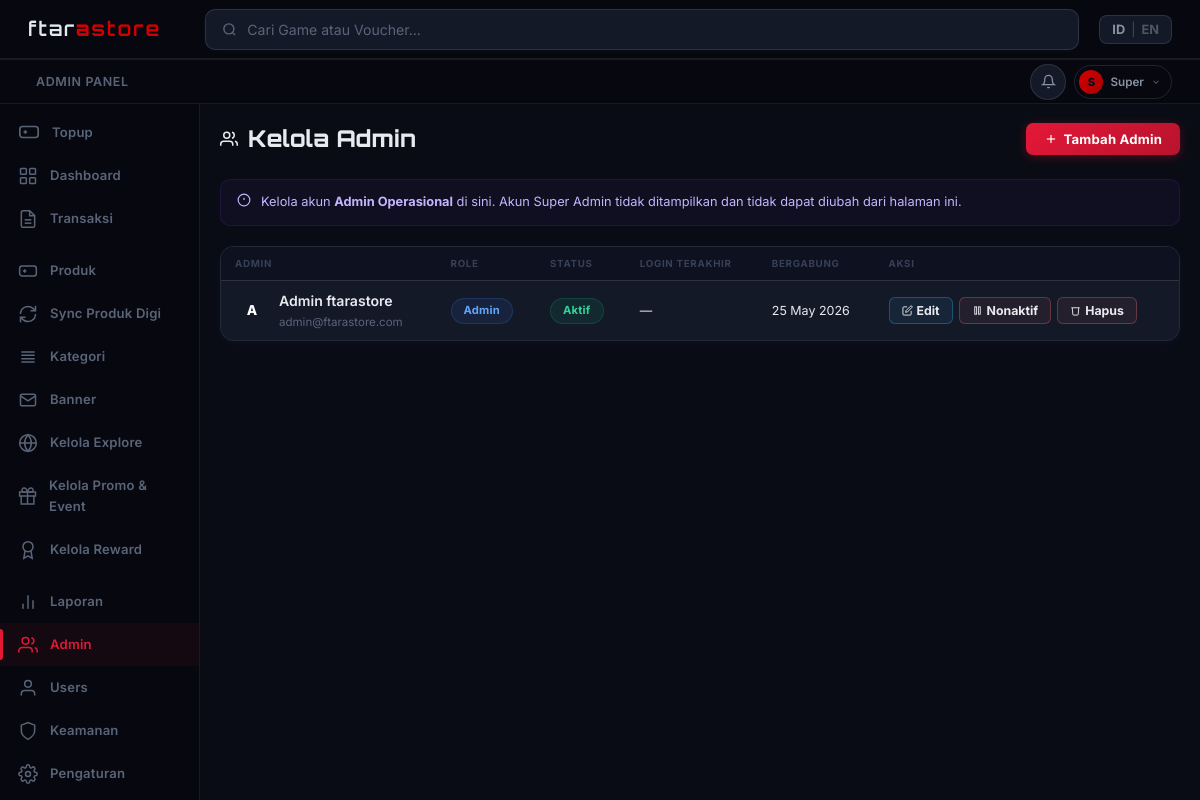
Page /admin/admins.php (signed in) on the committed database.
### tables this page shows
CREATE TABLE users (
    id                  BIGINT UNSIGNED AUTO_INCREMENT PRIMARY KEY,
    name                VARCHAR(100)  NOT NULL,
    email               VARCHAR(150)  NOT NULL UNIQUE,
    phone               VARCHAR(20)   NULL,
    password            VARCHAR(255)  NOT NULL,
    role                ENUM('user','admin','super_admin') NOT NULL DEFAULT 'user',
    is_active           TINYINT(1)    NOT NULL DEFAULT 1,
    is_verified         TINYINT(1)    NOT NULL DEFAULT 0,
    email_verified_at   TIMESTAMP     NULL,
    email_verify_token  VARCHAR(64)   NULL,
    two_fa_secret       VARCHAR(64)   NULL COMMENT 'TOTP secret key',
    two_fa_enabled      TINYINT(1)    NOT NULL DEFAULT 0,
    two_fa_backup_codes TEXT          NULL COMMENT 'JSON backup codes',
    password_changed_at TIMESTAMP     NULL,
    last_login_at       TIMESTAMP     NULL,
    last_login_ip       VARCHAR(45)   NULL,
    failed_login_count  INT           NOT NULL DEFAULT 0,
    locked_until        TIMESTAMP     NULL COMMENT 'Account lockout',
    created_at          TIMESTAMP     NOT NULL DEFAULT CURRENT_TIMESTAMP,
    updated_at          TIMESTAMP     NOT NULL DEFAULT CURRENT_TIMESTAMP ON UPDATE CURRENT_TIMESTAMP
);

### config/database.php (called while the page is built, shortened)
<?php
function db(): PDO {
    static $pdo = null;
    if ($pdo === null) {
        $dsn = "mysql:host=" . DB_HOST . ";dbname=" . DB_NAME . ";charset=" . DB_CHARSET;
        $options = [
            PDO::ATTR_ERRMODE            => PDO::ERRMODE_EXCEPTION,
            PDO::ATTR_DEFAULT_FETCH_MODE => PDO::FETCH_ASSOC,
            PDO::ATTR_EMULATE_PREPARES   => false,
        ];
        try {
            $pdo = new PDO($dsn, DB_USER, DB_PASS, $options);
        } catch (PDOException $e) {
            http_response_code(500);
            die(json_encode(['error' => 'Database connection failed']));
        }
    }
    return $pdo;
}

### admin/admins.php (the view, shortened to what this page needs)
<?php
$admins = db()->query("SELECT id,name,email,role,is_active,last_login_at,created_at FROM users WHERE role='admin' ORDER BY name ASC")->fetchAll();
include __DIR__.'/../includes/header.php';
?>
<div class="admin-wrap">
<div class="admin-main">
  <div style="display:flex;justify-content:space-between;align-items:center;margin-bottom:22px;">
    <div class="admin-title" style="margin:0;display:flex;align-items:center;gap:10px;">
      <svg width="18" height="18" fill="none" stroke="currentColor" stroke-width="2" viewBox="0 0 24 24"><path d="M17 21v-2a4 4 0 0 0-4-4H5a4 4 0 0 0-4 4v2"/><circle cx="9" cy="7" r="4"/><path d="M23 21v-2a4 4 0 0 0-3-3.87M16 3.13a4 4 0 0 1 0 7.75"/></svg>
      Kelola Admin
    </div>
    <button class="btn-gold" data-modal-open="modal-add" style="padding:9px 20px;font-size:.88rem;display:flex;align-items:center;gap:7px;">
      <svg width="14" height="14" fill="none" stroke="currentColor" stroke-width="2" viewBox="0 0 24 24"><line x1="12" y1="5" x2="12" y2="19"/><line x1="5" y1="12" x2="19" y2="12"/></svg>
      Tambah Admin
    </button>
  </div>
  <div style="background:rgba(124,58,237,.06);border:1px solid rgba(124,58,237,.15);border-radius:var(--r);padding:12px 16px;margin-bottom:20px;font-size:.8rem;color:#c4b5fd;display:flex;gap:10px;">
    <svg width="14" height="14" fill="none" stroke="currentColor" stroke-width="2" viewBox="0 0 24 24" style="flex-shrink:0;margin-top:1px;"><circle cx="12" cy="12" r="10"/><line x1="12" y1="8" x2="12" y2="12"/><line x1="12" y1="16" x2="12.01" y2="16"/></svg>
    <span>Kelola akun <strong>Admin Operasional</strong> di sini. Akun Super Admin tidak ditampilkan dan tidak dapat diubah dari halaman ini.</span>
  </div>
  <div class="admin-card">
    <div class="table-wrap">
      <table class="dtable">
        <thead><tr><th>Admin</th><th>Role</th><th>Status</th><th>Login Terakhir</th><th>Bergabung</th><th>Aksi</th></tr></thead>
        <tbody>
        <?php if(empty($admins)): ?>
        <tr><td colspan="6" style="text-align:center;padding:40px;color:var(--t3);">Belum ada admin.</td></tr>
        <?php else: foreach($admins as $a):
          $isSelf = $a['id']==$_SESSION['user_id'];
        ?>
        <tr>
          <td>
            <div style="display:flex;align-items:center;gap:10px;">
              <div style="width:34px;height:34px;border-radius:8px;display:flex;align-items:center;justify-content:center;flex-shrink:0;font-weight:800;font-size:.85rem;
                <?=$a['role']==='super_admin'?'background:linear-gradient(135deg,#f59e0b,#d97706);color:#0a0817;':'background:linear-gradient(135deg,var(--violet),var(--violet2));color:#fff;'?>">
                <?=strtoupper(substr($a['name'],0,1))?>
              </div>
              <div>
                <div style="font-weight:600;font-size:.88rem;"><?=htmlspecialchars($a['name'])?> </div>
                <div style="font-size:.72rem;color:var(--t3);"><?=htmlspecialchars($a['email'])?></div>
              </div>
            </div>
          </td>
          <td>
            <span class="badge <?=$a['role']==='super_admin'?'badge-pending':'badge-process'?>" style="font-size:.7rem;">
              <?=$a['role']==='super_admin'?'Super Admin':'Admin'?>
            </span>
          </td>
          <td>
            <?php if($a['is_active']): ?>
            <span class="badge badge-success" style="font-size:.7rem;">Aktif</span>
            <?php else: ?>
            <span class="badge badge-failed" style="font-size:.7rem;">Nonaktif</span>
            <?php endif; ?>
          </td>
          <td style="font-size:.78rem;color:var(--t3);">
            <?=$a['last_login_at']?date('d M Y H:i',strtotime($a['last_login_at'])):'—'?>
          </td>
          <td style="font-size:.78rem;color:var(--t3);"><?=date('d M Y',strtotime($a['created_at']))?></td>
          <td>
            <div style="display:flex;gap:6px;">
              <?php if(!$isSelf): ?>
              <button class="btn-sm btn-sm-edit" style="display:inline-flex;align-items:center;gap:4px;"
                data-id="<?=(int)$a['id']?>"
                data-name="<?=htmlspecialchars($a['name'],ENT_QUOTES)?>"
                data-role="<?=htmlspecialchars($a['role'],ENT_QUOTES)?>"
                onclick="openEditAdminEl(this)">
                <svg width="11" height="11" fill="none" stroke="currentColor" stroke-width="2" viewBox="0 0 24 24"><path d="M11 4H4a2 2 0 0 0-2 2v14a2 2 0 0 0 2 2h14a2 2 0 0 0 2-2v-7"/><path d="M18.5 2.5a2.121 2.121 0 0 1 3 3L12 15l-4 1 1-4 9.5-9.5z"/></svg>
                Edit
              </button>
              <form method="POST" style="display:inline;">
                <button class="btn-sm <?=$a['is_active']?'btn-sm-danger':'btn-sm-edit'?>" style="display:inline-flex;align-items:center;gap:4px;">
                  <?php if($a['is_active']): ?>
                  <svg width="11" height="11" fill="none" stroke="currentColor" stroke-width="2" viewBox="0 0 24 24"><rect x="6" y="4" width="4" height="16"/><rect x="14" y="4" width="4" height="16"/></svg> Nonaktif
                  <?php else: ?>
                  <svg width="11" height="11" fill="none" stroke="currentColor" stroke-width="2" viewBox="0 0 24 24"><polygon points="5 3 19 12 5 21 5 3"/></svg> Aktifkan
                  <?php endif; ?>
                </button>
              </form>
              <form method="POST" style="display:inline;">
                <button type="submit" class="btn-sm btn-sm-danger btn-delete-confirm" style="display:inline-flex;align-items:center;gap:4px;">
                  <svg width="11" height="11" fill="none" stroke="currentColor" stroke-width="2" viewBox="0 0 24 24"><polyline points="3 6 5 6 21 6"/><path d="M19 6l-1 14a2 2 0 0 1-2 2H8a2 2 0 0 1-2-2L5 6"/></svg> Hapus
                </button>
              </form>
              <?php else: ?>
              <span style="font-size:.72rem;color:var(--t3);padding:5px 8px;">—</span>
              <?php endif; ?>
            </div>
          </td>
        </tr>
        <?php endforeach; endif; ?>
        </tbody>
      </table>
    </div>
  </div>
</div>
</div>
<?php include __DIR__.'/../includes/footer.php'; ?>

### assets/css/style.css (style rules this page uses)
:root { --bg: #f0f7ff; --surface: #e4f0fb; --card: #ffffff; --card2: #f5f9ff; --card3: #eaf3ff; --input: #f0f6ff; --b0: rgba(14,100,180,0.06); --b1: rgba(14,100,180,0.12); --b2: rgba(14,100,180,0.20); --b3: rgba(14,100,180,0.35); --cyan: #38bdf8; --cyan2: #0ea5e9; --cyanf: #7dd3fc; --cyan-lo: rgba(56,189,248,0.10); --cyan-md: rgba(56,189,248,0.20); --cyan-hi: rgba(56,189,248,0.35); --teal: #2dd4bf; --teal2: #14b8a6; --teal-lo: rgba(45,212,191,0.10); --teal-md: rgba(45,212,191,0.20); --orange: #fb923c; --orange2: #ea580c; --orangef: #fdba74; --orange-lo: rgba(251,146,60,0.10); --orange-md: rgba(251,146,60,0.22); --white: #0d2137; --white90: rgba(13,33,55,0.90); --white70: rgba(13,33,55,0.70); --green: #22d3a0; --red: #f87171; --amber: #fbbf24; --blue: #60a5fa; --t1: #0d2137; --t2: #3a6080; --t3: #7aabb8; --t4: #c5dff0; --r: 9px; --rl: 15px; --rxl: 22px; --f-display: 'Outfit', sans-serif; --f-body: 'Space Grotesk', sans-serif; --ease: cubic-bezier(.4,0,.2,1); --spring: cubic-bezier(0.34,1.56,0.64,1); --bounce: cubic-bezier(0.34,1.4,0.64,1); --glow-cyan: 0 0 28px rgba(56,189,248,0.50), 0 0 56px rgba(56,189,248,0.20); --glow-teal: 0 0 28px rgba(45,212,191,0.45), 0 0 56px rgba(45,212,191,0.18); --glow-orange: 0 0 28px rgba(251,146,60,0.50), 0 0 56px rgba(251,146,60,0.20); --shadow: 0 4px 24px rgba(0,0,0,.55); --shadowlg: 0 12px 48px rgba(0,0,0,.65); --shadowxl: 0 24px 72px rgba(0,0,0,.75); }
*,*::before,*::after { box-sizing:border-box;margin:0;padding:0 }
html { scroll-behavior:smooth;-webkit-font-smoothing:antialiased }
body { font-family:var(--f-body);background:var(--bg);color:var(--t1);min-height:100vh;line-height:1.6;overflow-x:hidden }
button { cursor:pointer;font-family:var(--f-body) }
body::after { content:'';position:fixed;top:-15%;left:50%;transform:translateX(-50%); width:1000px;height:600px;border-radius:50%; background:radial-gradient(ellipse,rgba(56,189,248,.12) 0%,transparent 70%); pointer-events:none;z-index:0; }
.btn-gold { padding:8px 22px;border-radius:8px;font-size:.84rem;font-weight:800; background:linear-gradient(135deg,#38bdf8,#0ea5e9); color:#03111f;transition:all .2s;white-space:nowrap;border:none; letter-spacing:.2px;display:inline-flex;align-items:center;gap:6px; box-shadow:0 3px 16px rgba(56,189,248,.45); }
.badge { display:inline-flex;align-items:center;gap:4px;padding:3px 12px;border-radius:20px;font-size:.74rem;font-weight:700;letter-spacing:.2px }
.badge-success { background:rgba(34,211,160,.12);color:#6ee7c7;border:1px solid rgba(34,211,160,.25) }
.badge-process { background:rgba(56,189,248,.12);color:var(--cyanf);border:1px solid rgba(56,189,248,.28) }
.dtable { width:100%;border-collapse:collapse;font-size:.85rem }
.dtable th { background:#eaf3ff;padding:12px 16px;text-align:left;font-weight:700;color:var(--t3);font-size:.71rem;text-transform:uppercase;letter-spacing:.7px;border-bottom:1.5px solid var(--b1) }
.dtable td { padding:12px 16px;border-bottom:1px solid var(--b0);color:var(--t1);vertical-align:middle }
.dtable tr:last-child td { border-bottom:none }
.admin-wrap { display:flex;min-height:calc(100vh - 110px);gap:0; }
.admin-main { flex:1; overflow:auto; background:#eaf3ff; min-height:0; padding:26px 18px 26px 0; width:100%; margin:0; }
.admin-title { font-family:var(--f-display);font-size:1.45rem;font-weight:800;margin-bottom:22px;display:flex;align-items:center;gap:10px;color:var(--white90) }
.admin-card { background:white;border:1.5px solid var(--b1);border-radius:14px;overflow:hidden;box-shadow:0 2px 10px rgba(14,100,180,.07);margin-left:0; }
.table-wrap { overflow-x:auto }
.btn-sm { padding:5px 12px;border-radius:6px;font-size:.77rem;font-weight:700;transition:all .15s }
.btn-sm-danger { border:1.5px solid rgba(248,113,113,.3);color:#fbb3b3;background:rgba(248,113,113,.07) }
.btn-sm-edit { border:1.5px solid rgba(56,189,248,.3);color:var(--cyanf);background:rgba(56,189,248,.07) }
.admin-main { padding-left:0px !important; }
.admin-card { margin-left:0 !important; }
.admin-main { padding-left:0 !important; }
.admin-layout .admin-wrap { margin-left: 0 !important; gap: 0 !important; padding: 0 !important; width: 100% !important; display: flex !important; }
.admin-layout .admin-main { flex: 1 !important; width: 100% !important; margin-left: 0 !important; padding: 16px 20px 24px !important; box-sizing: border-box !important; min-width: 0 !important; }

### rows in the picture
users: name "A", name "Admin ftarastore", email "admin@ftarastore.com", role "Admin", is_active "Aktif", created_at "25 May 2026"

### other values in the picture
substr(currentUser()['name']??'U',0,1) "S"
explode(' ', currentUser()['name']??'Akun')[0] "Super"
